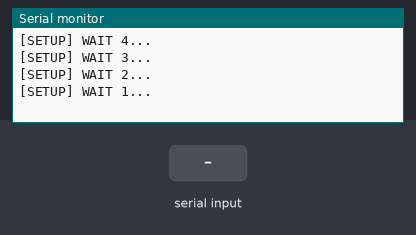
Bench run of a sketch on a simulated ESP8266 (NodeMCU). Parts: the last lines printed to the serial monitor. Inputs (shaded band) come from the test bench. WiFi joins after 1.5 s; servers stay silent unless stated.

Above: at 5.2 s.
5.3 s: "1\n" received over Serial
At 6.7 s:
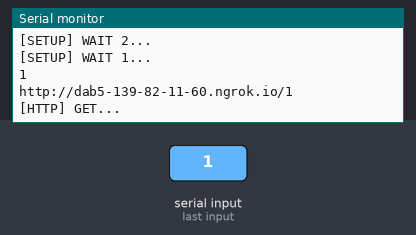
7.0 s: "0\n" received over Serial
At 8.0 s:
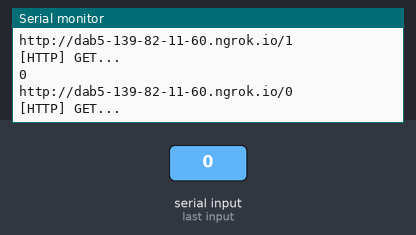
8.5 s: "2\n" received over Serial
At 9.2 s:
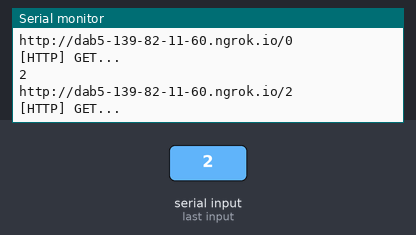
Timing chart, 0 to 11.5 s (numbered marks = the images above; inputs shaded):
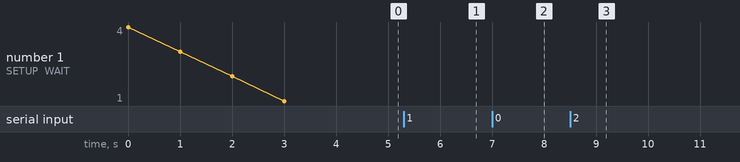

The sketch:

nodeMCU_wifi2.ino
```cpp
/**
   BasicHTTPClient.ino

    Created on: 24.05.2015

*/

#include <Arduino.h>

#include <ESP8266WiFi.h>
#include <ESP8266WiFiMulti.h>

#include <ESP8266HTTPClient.h>

#include <WiFiClient.h>

ESP8266WiFiMulti WiFiMulti;

String endereco = "http://dab5-139-82-11-60.ngrok.io/";

void setup() {

  Serial.begin(115200);
  // Serial.setDebugOutput(true);

  Serial.println();
  Serial.println();
  Serial.println();

  for (uint8_t t = 4; t > 0; t--) {
    Serial.printf("[SETUP] WAIT %d...\n", t);
    Serial.flush();
    delay(1000);
  }

  WiFi.mode(WIFI_STA);
  WiFiMulti.addAP("Projeto", "2022-11-07");

}

void loop() {
  // wait for WiFi connection
  if ((WiFiMulti.run() == WL_CONNECTED)) {

    WiFiClient client;


    if (Serial.available() > 0) {

      String texto = Serial.readStringUntil('\n');
      texto.trim();
      Serial.println(texto);
      String pagina = endereco + texto;
      Serial.println(pagina);

      HTTPClient http;
      http.begin(client, pagina);
      Serial.print("[HTTP] GET...\n");
      // start connection and send HTTP header
      int httpCode = http.GET();

      // httpCode will be negative on error
      if (httpCode > 0) {
        // HTTP header has been send and Server response header has been handled
        Serial.printf("[HTTP] GET... code: %d\n", httpCode);

        // file found at server
        if (httpCode == HTTP_CODE_OK || httpCode == HTTP_CODE_MOVED_PERMANENTLY) {
          String payload = http.getString();
          Serial.println(payload);
        }


      }
      http.end();

    }

  }


}
```

Measured:
- after the input at 5.3 s, the serial monitor: prints a new line after 0.20 s (image 1)
- after the input at 7.0 s, the serial monitor: prints a new line at once (image 2)
- after the input at 8.5 s, the serial monitor: prints a new line at once (image 3)
